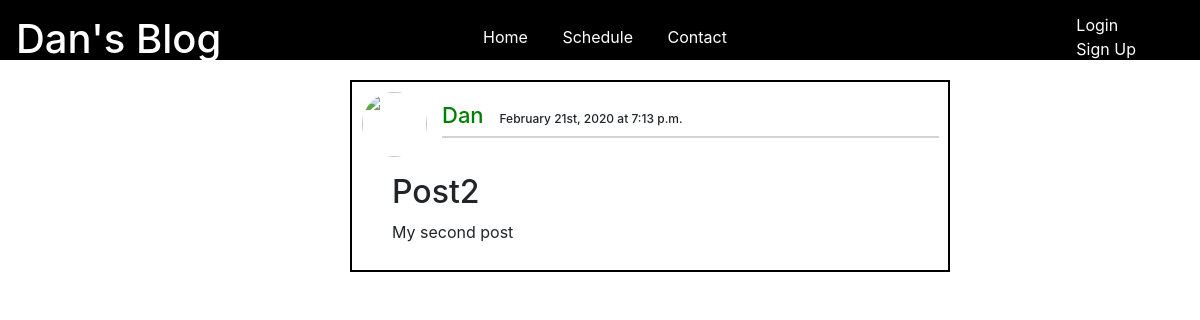
Page /posts/2/ on the committed database.
### main/models.py (models this page shows, shortened)
class Post(models.Model):
    title = models.CharField(max_length=100)
    content = models.TextField(max_length=250)
    date_posted = models.DateTimeField(default=timezone.now)
    author = models.ForeignKey(User, on_delete=models.CASCADE)

### main/views.py (the view)
# urls.py: path('posts/<int:pk>/', PostDetailView.as_view(), name="post-detail"),
class PostDetailView(DetailView):
    model = Post

### main/templates/main/post_detail.html
{% extends 'base.html' %}
{% load static %}
{% block content %}
        <div class="posts-container">
            <img src="{{ user.profile.image.url }}">
            <h1> <a href="#"> {{ object.author|capfirst }} </a>  {{ object.date_posted|date:"F dS, Y"  }} at {{ object.date_posted|date:"f a"  }} </h1>
             <hr>
            <h2 class="post_title">  {{ object.title }} </h2>
            <p> {{ object.content }} </p>
        </div>
{% endblock content %}

### static/css/style.css (style rules this page uses)
body { margin: 0px 0px; width: 100%; }
.posts-container { margin-left:350px; width:50%; height:auto; padding: 10px 10px; border:2px solid #000; margin-top:20px; }
.posts-container img { height:65px; width:65px; border-radius: 50%; position:absolute; }
.posts-container h1 { font-size: 12px; margin-left:80px; margin-top:10px; color: font-size: 13px; }
.posts-container h1 a { color:green; font-size: 22px; padding-right:10px; }
h2.post_title { margin-top:35px; margin-left:30px; }
.posts-container p { width:90%; font-size:16px; margin-left:30px; }
hr { width:86%; border: .5px solid #d3d3d3; margin-top:0px; margin-left:80px; }

### rows in the picture
Post: author "Dan", date_posted "February 21st, 2020", date_posted "7:13 p.m.", title "Post2", content "My second post"
